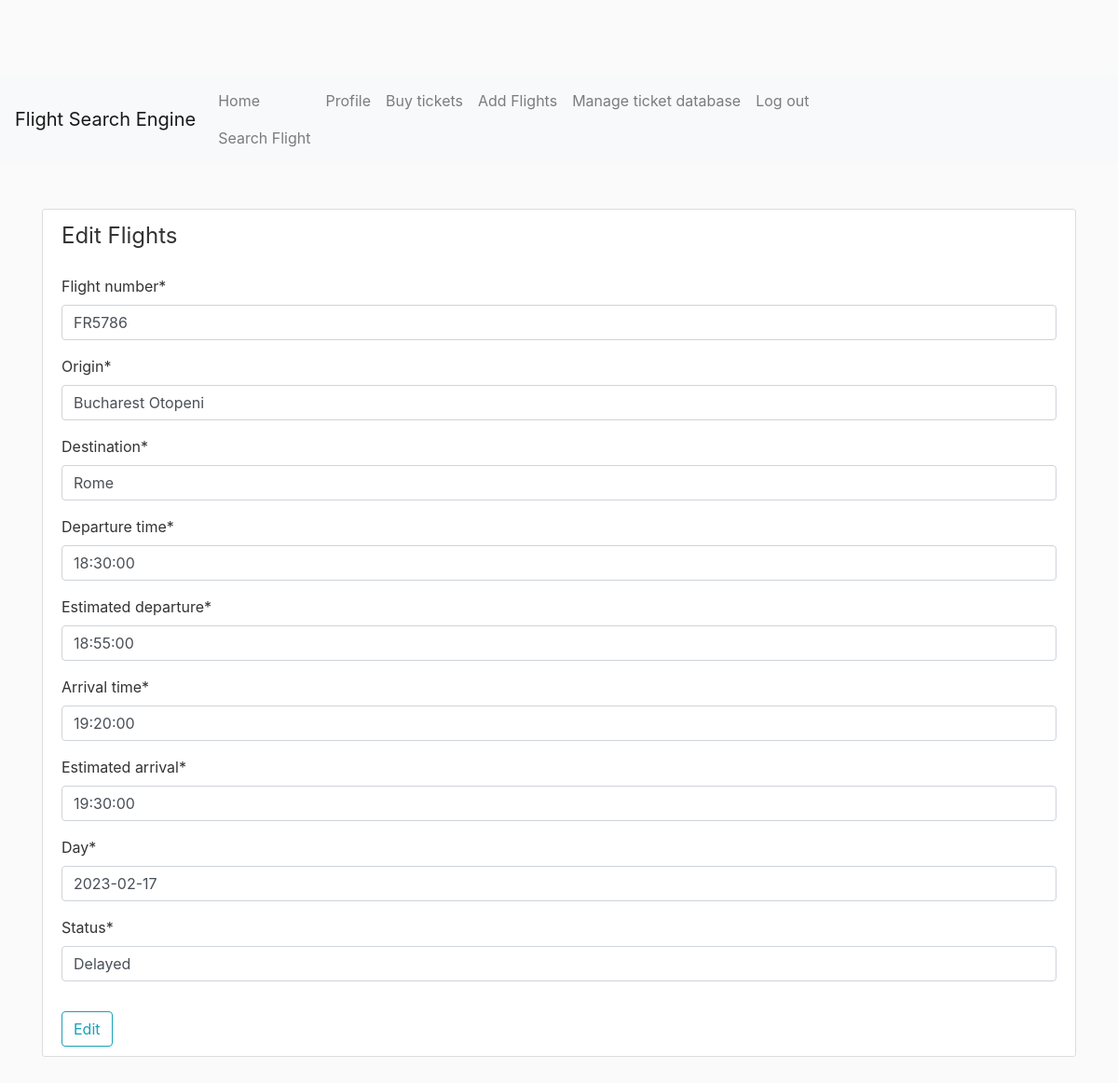
The app's page /edit-flights/1/ (signed in) with its own data.
### airport/models.py (models this page shows)
class Schedule(models.Model):
    flight_number = models.CharField(max_length=100, unique=True)
    origin = models.CharField(max_length=100)
    destination = models.CharField(max_length=100)
    departure_time = models.TimeField()
    estimated_departure = models.TimeField()
    arrival_time = models.TimeField()
    estimated_arrival = models.TimeField()
    day = models.DateField()
    status = models.CharField(max_length=100)

### users/views.py (the view)
# urls.py: path('edit-flights/<int:id>/', user_views.edit_flights, name='edit-flights'),
@staff_member_required
def edit_flights(request, id):
    schedule = Schedule.objects.get(id=id)
    if request.method == 'POST':
        form = EditFlightForm(request.POST, instance=schedule)
        if form.is_valid():
            form.save()
            return redirect('home')
    else:
        form = EditFlightForm(instance=schedule)
        return render(request, 'airport/editflights.html', {'form' : form})
    return render(request, 'airport/home.html', {'form': form})

### users/forms.py
class EditFlightForm(forms.ModelForm):
    class Meta:
        model = Schedule
        fields = ['flight_number', 'origin', 'destination', 'departure_time', 'estimated_departure',
                  'arrival_time', 'estimated_arrival', 'day', 'status']

### airport/templates/airport/editflights.html (shortened to what this page needs)
{% extends 'airport/base.html' %}
{% load static %}
{% load crispy_forms_tags %}
{% block content %}
        <div class="content-section">
        <form method="POST">
            <fieldset class ="form-group">
                <legend class = "bord-bottom mb-4">Edit Flights</legend>
                {{ form|crispy }}
            </fieldset>
                <button class="btn btn-outline-info" type="submit">Edit</button>
        </form>
    </div>
{% endblock %}

### airport/static/main.css (style rules this page uses)
body { background: #fafafa; color: #333333; margin-top: 5rem; }
.content-section { background: #ffffff; padding: 10px 20px; border: 1px solid #dddddd; border-radius: 3px; margin-bottom: 20px; }

### records on screen
Schedule: flight_number "FR5786", origin "Bucharest Otopeni", destination "Rome", departure_time "18:30:00", estimated_departure "18:55:00", arrival_time "19:20:00", estimated_arrival "19:30:00", day "2023-02-17", status "Delayed"
